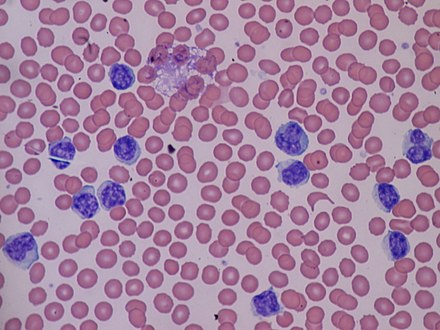
#> input picture media/limf.JPG, 440 x 330 px
$ python main.py
#> lines starting #> are read from the running program, lines starting #| are printed output that depends on the picture
import cv2

origin = cv2.imread('media/limf.JPG')
#> origin is the input picture: shape (330, 440, 3); mean B, G, R 160.1, 129.3, 165.6

# img = cv2.resize(img, (img.shape[1] // 2, img.shape [0] // 2))
blur = cv2.GaussianBlur(origin,(5,5), 0)
img = cv2.cvtColor(blur, cv2.COLOR_BGR2GRAY)
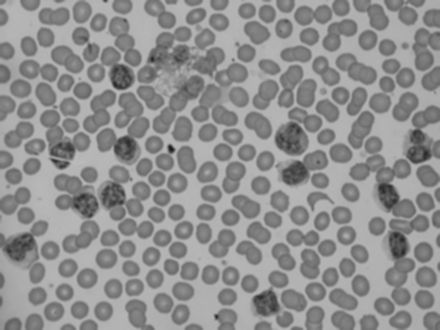
#> img: shape (330, 440); min 26, max 186, mean 143.7

img = cv2.Canny(img, 90,90)
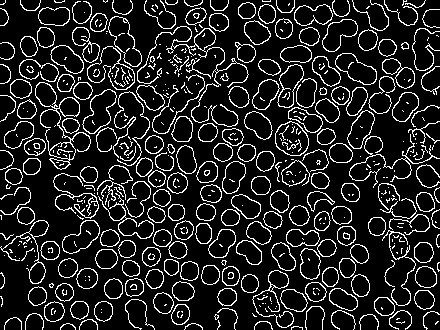
#> img: shape (330, 440); 13.4% white in thin lines or dots
cv2.imshow('Result', img)
cv2.imshow('Blur', blur)
cv2.imshow('Original image', origin)


cv2.waitKey(0)
